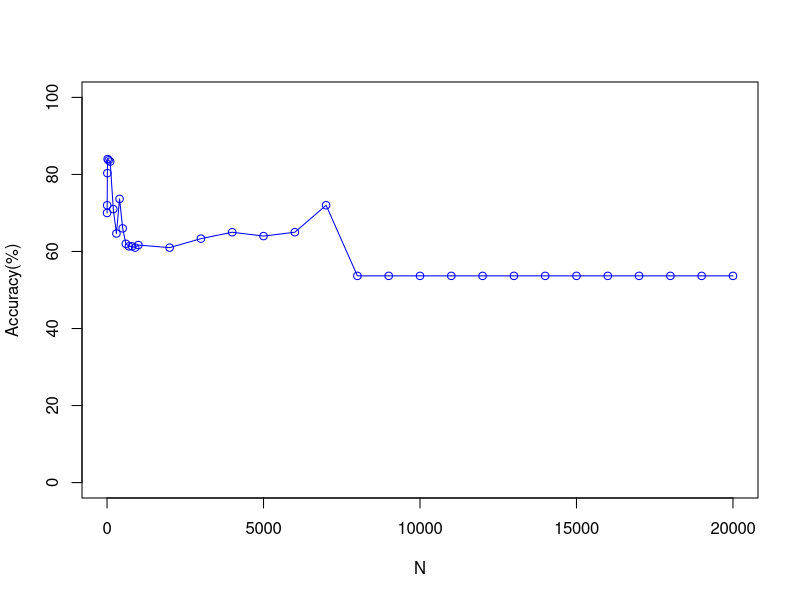

The R source for this figure:
# Author : G Asish Kumar*/
# Description: Plot that shows the comparison of Accuracy vs No of Top features Selected for 
# 			   S2Noise having K=3 and With Normalisation of the features 

 x <- c(1, 5, 10, 20, 50, 100, 200, 300, 400, 500, 600, 700, 800, 900, 1000, 2000, 3000, 4000, 5000, 6000, 7000, 8000, 9000, 10000, 11000, 12000, 13000, 14000, 15000, 16000, 17000, 18000, 19000, 20000)
 y <- c(70,
72,
80.33333333,
84,
83.66666667,
83.33333333,
71,
64.66666667,
73.66666667,
66,
62,
61.33333333,
61.33333333,
61,
61.66666667,
61,
63.33333333,
65,
64,
65,
72,
53.66666667,
53.66666667,
53.66666667,
53.66666667,
53.66666667,
53.66666667,
53.66666667,
53.66666667,
53.66666667,
53.66666667,
53.66666667,
53.66666667,
53.66666667)
 plot(x, y, type='o', pch=1, col="blue", xlab="N", ylab="Accuracy(%)", ylim=c(0, 100), xlim=c(0,20000))